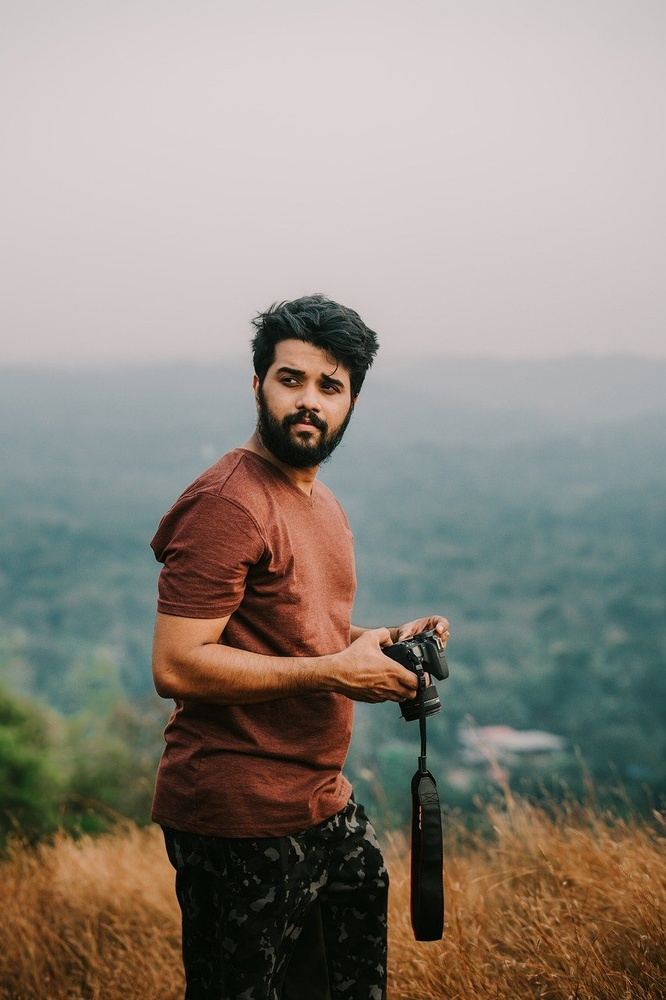
#> input picture fig/person-sample.jpg, 666 x 1000 px, shrunk from 853 x 1280 before the run, found by its file name
$ jupyter execute report3-ans.ipynb
#> lines starting #> are read from the running program, lines starting #| are printed output that depends on the picture; after the words box and inside, x2 and y2 are one past the last pixel; in counts of white or black regions, pixels touching at a corner belong together
### レポート3
1. 顔検知結果から，トリミングを使って画像だけを表示する

[cell 1]
import cv2
import matplotlib.pyplot as plt

# カスケード型分類器の読み込み
cascade = cv2.CascadeClassifier("haarcascade_frontalface_default.xml")

# データ読み込み
image = cv2.imread("person-sample.jpg")
#> image is the input picture: shape (1000, 666, 3); mean B, G, R 127.3, 135.7, 142.8
image = cv2.cvtColor(image, cv2.COLOR_BGR2RGB)

# 読み込んだデータを分類器に適用
result = cascade.detectMultiScale(image)
#> result = [[250, 339, 115, 115]]

x = result[0][0]
#> x = 250
y = result[0][1]
#> y = 339
w = result[0][2]
#> w = 115
h = result[0][3]
#> h = 115
face = image[y:y+h, x:x+w]
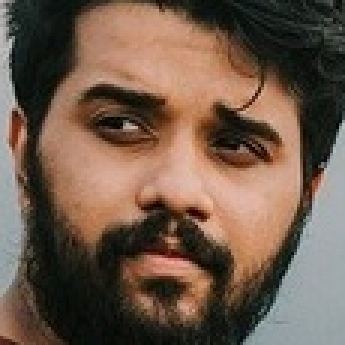
#> face: shape (115, 115, 3) (shown 3 times larger); mean R, G, B 111.5, 89.9, 74.7
plt.imshow(face)
plt.show()

2. 顔検知結果から，マスク画像を作成し，マスク合成で画像だけを表示する

[cell 2]
import cv2
import numpy as np
import matplotlib.pyplot as plt

# カスケード型分類器の読み込み
cascade = cv2.CascadeClassifier("haarcascade_frontalface_default.xml")

# データ読み込み
image = cv2.imread("person-sample.jpg")
image = cv2.cvtColor(image, cv2.COLOR_BGR2RGB)

# 読み込んだデータを分類器に適用
result = cascade.detectMultiScale(image)

x = result[0][0]
y = result[0][1]
w = result[0][2]
h = result[0][3]

height = image.shape[0] # 縦ピクセル数
#> height = 1000
width = image.shape[1] # 横ピクセル数
#> width = 666
mask = np.full((height, width, 3), 0, np.uint8) # マスク画像の黒背景
cv2.rectangle(mask, (x, y, w, h), (255, 255, 255), -1) # 白抜き
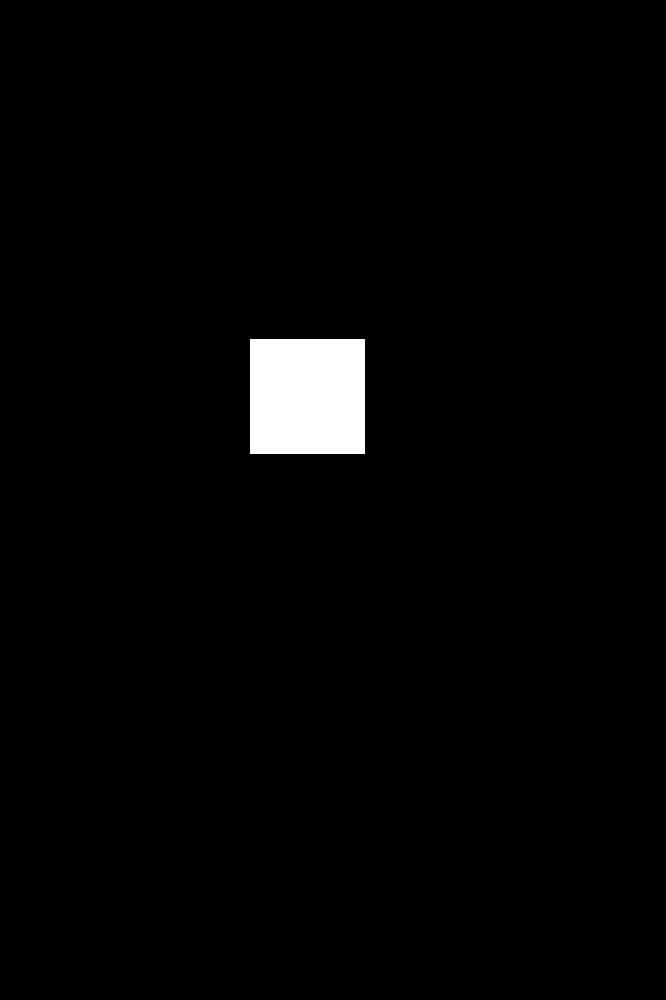
#> mask: shape (1000, 666, 3); 2% white; 1 white region, box (x1, y1, x2, y2) and area: (250, 339, 365, 454) 13225
face = cv2.bitwise_and(image, mask) # マスク処理を行う
#> face: shape (1000, 666, 3)
plt.imshow(face)
plt.show()
